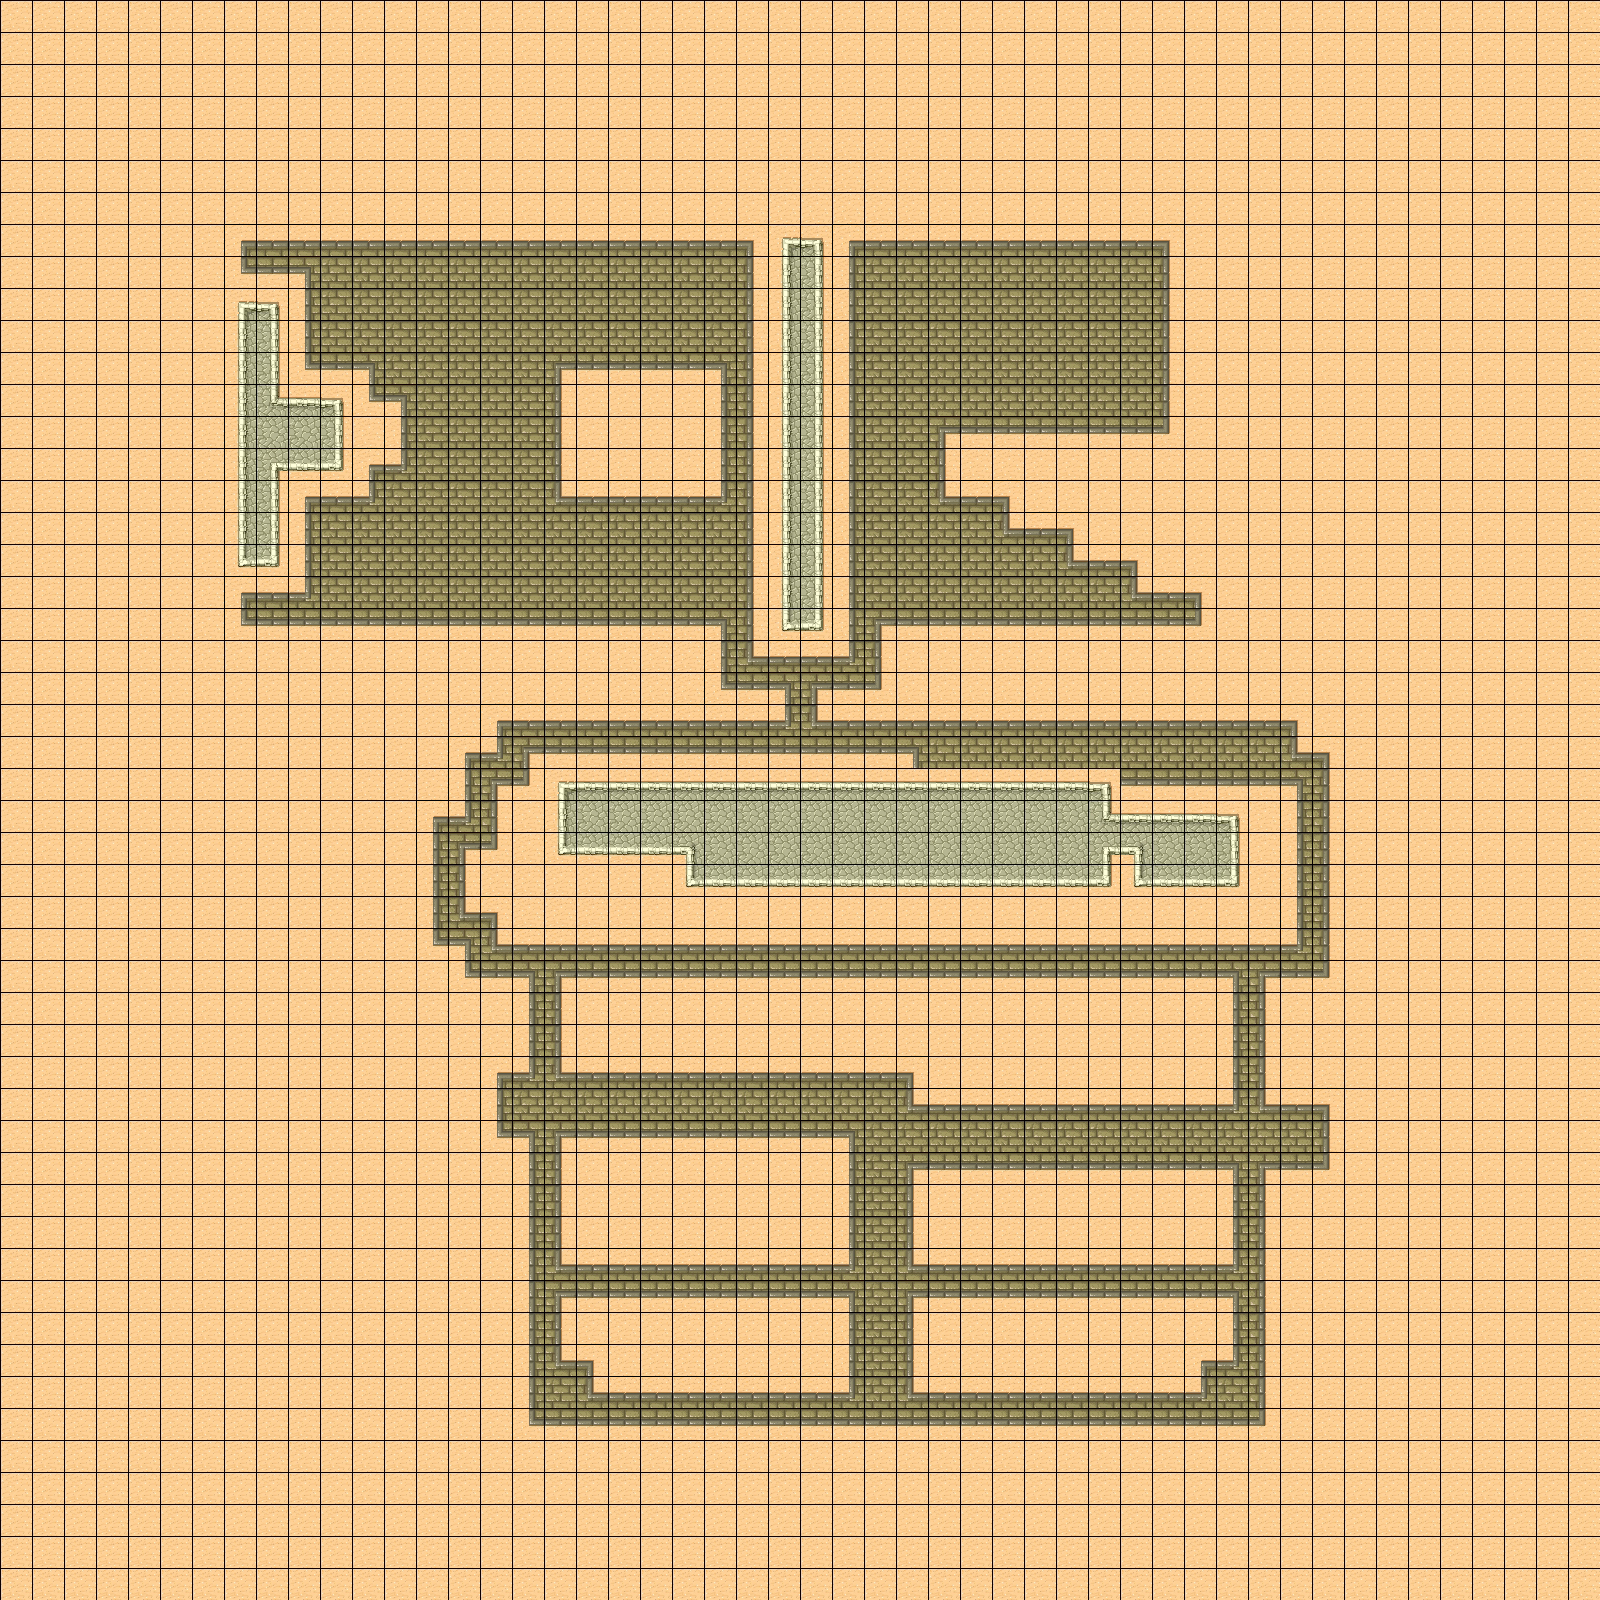

A 2D game scene composited from a Tiled map and its tileset images. What follows is a short description and the map's XML, with each tile layer's data collapsed to a summary:
An orthogonal 50x50 tile map with 32x32 px tiles, 1 tile layer (Tile Layer 1).

<map version="1.5" tiledversion="1.7.2" orientation="orthogonal" renderorder="right-down" width="50" height="50" tilewidth="32" tileheight="32" infinite="0" nextlayerid="2" nextobjectid="1">
 <tileset firstgid="1" source="41.tsx" />
 <layer id="1" name="Tile Layer 1" width="50" height="50">
  <data>[2500 cells, 2500 non-empty, 26 distinct tile ids]</data>
 </layer>
</map>
